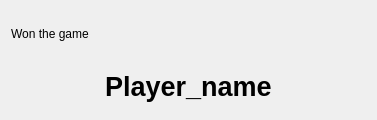
<?xml version="1.0" encoding="UTF-8"?>
<ui version="4.0">
 <class>EndGameWidgetUi</class>
 <widget class="QWidget" name="EndGameWidgetUi">
  <property name="geometry">
   <rect>
    <x>0</x>
    <y>0</y>
    <width>377</width>
    <height>120</height>
   </rect>
  </property>
  <layout class="QGridLayout" name="gridLayout">
   <item row="0" column="0">
    <layout class="QVBoxLayout" name="verticalLayout">
     <item>
      <layout class="QHBoxLayout" name="horizontalLayout">
       <item>
        <widget class="QLabel" name="label">
         <property name="text">
          <string>Won the game</string>
         </property>
        </widget>
       </item>
       <item>
        <spacer name="horizontalSpacer">
         <property name="orientation">
          <enum>Qt::Horizontal</enum>
         </property>
         <property name="sizeHint" stdset="0">
          <size>
           <width>40</width>
           <height>20</height>
          </size>
         </property>
        </spacer>
       </item>
      </layout>
     </item>
     <item>
      <layout class="QHBoxLayout" name="horizontalLayout_2">
       <item>
        <spacer name="horizontalSpacer_2">
         <property name="orientation">
          <enum>Qt::Horizontal</enum>
         </property>
         <property name="sizeHint" stdset="0">
          <size>
           <width>40</width>
           <height>20</height>
          </size>
         </property>
        </spacer>
       </item>
       <item>
        <widget class="QLabel" name="wonGameNameLabel">
         <property name="font">
          <font>
           <pointsize>20</pointsize>
           <weight>75</weight>
           <bold>true</bold>
          </font>
         </property>
         <property name="text">
          <string notr="true">Player_name</string>
         </property>
        </widget>
       </item>
       <item>
        <spacer name="horizontalSpacer_3">
         <property name="orientation">
          <enum>Qt::Horizontal</enum>
         </property>
         <property name="sizeHint" stdset="0">
          <size>
           <width>40</width>
           <height>20</height>
          </size>
         </property>
        </spacer>
       </item>
      </layout>
     </item>
    </layout>
   </item>
  </layout>
 </widget>
 <resources/>
 <connections/>
</ui>
